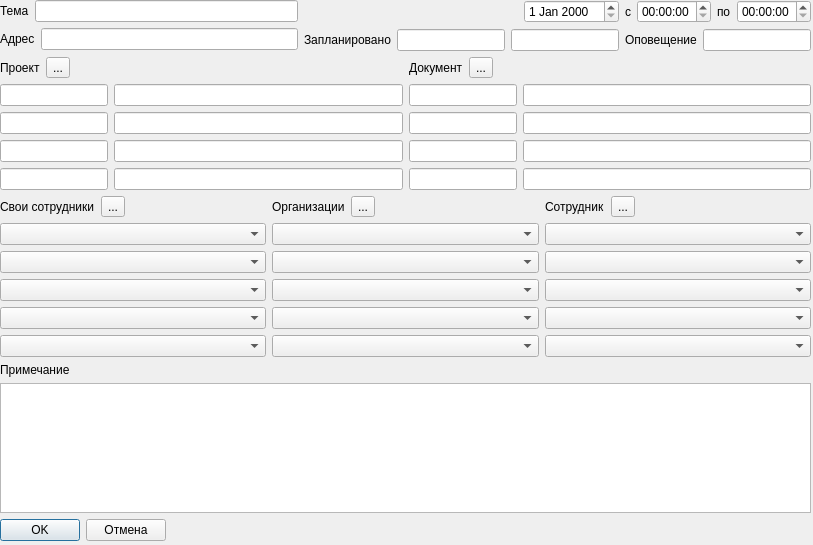
<?xml version="1.0" encoding="UTF-8"?>
<ui version="4.0">
 <class>NewMeeting</class>
 <widget class="QDialog" name="NewMeeting">
  <property name="geometry">
   <rect>
    <x>0</x>
    <y>0</y>
    <width>813</width>
    <height>545</height>
   </rect>
  </property>
  <property name="windowTitle">
   <string>Dialog</string>
  </property>
  <widget class="QWidget" name="verticalLayoutWidget_8">
   <property name="geometry">
    <rect>
     <x>0</x>
     <y>0</y>
     <width>811</width>
     <height>541</height>
    </rect>
   </property>
   <layout class="QVBoxLayout" name="verticalLayout_9">
    <item>
     <layout class="QHBoxLayout" name="horizontalLayout_11">
      <item>
       <layout class="QVBoxLayout" name="verticalLayout">
        <item>
         <layout class="QHBoxLayout" name="horizontalLayout">
          <item>
           <widget class="QLabel" name="label">
            <property name="text">
             <string>Тема</string>
            </property>
           </widget>
          </item>
          <item>
           <widget class="QLineEdit" name="le_subject"/>
          </item>
         </layout>
        </item>
        <item>
         <layout class="QHBoxLayout" name="horizontalLayout_2">
          <item>
           <widget class="QLabel" name="label_2">
            <property name="text">
             <string>Адрес</string>
            </property>
           </widget>
          </item>
          <item>
           <widget class="QLineEdit" name="le_address"/>
          </item>
         </layout>
        </item>
       </layout>
      </item>
      <item>
       <layout class="QVBoxLayout" name="verticalLayout_3">
        <item>
         <layout class="QHBoxLayout" name="horizontalLayout_3">
          <item>
           <spacer name="horizontalSpacer">
            <property name="orientation">
             <enum>Qt::Horizontal</enum>
            </property>
            <property name="sizeHint" stdset="0">
             <size>
              <width>40</width>
              <height>20</height>
             </size>
            </property>
           </spacer>
          </item>
          <item>
           <widget class="QDateEdit" name="de_currentdate"/>
          </item>
          <item>
           <widget class="QLabel" name="label_11">
            <property name="text">
             <string>с</string>
            </property>
           </widget>
          </item>
          <item>
           <widget class="QTimeEdit" name="timeEdit_begin"/>
          </item>
          <item>
           <widget class="QLabel" name="label_12">
            <property name="text">
             <string>по</string>
            </property>
           </widget>
          </item>
          <item>
           <widget class="QTimeEdit" name="timeEdit_end"/>
          </item>
         </layout>
        </item>
        <item>
         <layout class="QHBoxLayout" name="horizontalLayout_4">
          <item>
           <widget class="QLabel" name="label_9">
            <property name="text">
             <string>Запланировано</string>
            </property>
           </widget>
          </item>
          <item>
           <widget class="QLineEdit" name="le_whoPlanning">
            <property name="sizePolicy">
             <sizepolicy hsizetype="MinimumExpanding" vsizetype="Fixed">
              <horstretch>0</horstretch>
              <verstretch>0</verstretch>
             </sizepolicy>
            </property>
           </widget>
          </item>
          <item>
           <widget class="QLineEdit" name="le_DateTime">
            <property name="enabled">
             <bool>true</bool>
            </property>
            <property name="sizePolicy">
             <sizepolicy hsizetype="Expanding" vsizetype="Fixed">
              <horstretch>0</horstretch>
              <verstretch>0</verstretch>
             </sizepolicy>
            </property>
            <property name="minimumSize">
             <size>
              <width>0</width>
              <height>0</height>
             </size>
            </property>
           </widget>
          </item>
          <item>
           <widget class="QLabel" name="label_10">
            <property name="text">
             <string>Оповещение</string>
            </property>
           </widget>
          </item>
          <item>
           <widget class="QLineEdit" name="le_info"/>
          </item>
         </layout>
        </item>
       </layout>
      </item>
     </layout>
    </item>
    <item>
     <layout class="QHBoxLayout" name="horizontalLayout_12">
      <item>
       <layout class="QVBoxLayout" name="verticalLayout_4">
        <item>
         <layout class="QHBoxLayout" name="horizontalLayout_5">
          <item>
           <widget class="QLabel" name="label_8">
            <property name="text">
             <string>Проект</string>
            </property>
           </widget>
          </item>
          <item>
           <widget class="QToolButton" name="tB_Projects">
            <property name="text">
             <string>...</string>
            </property>
           </widget>
          </item>
          <item>
           <spacer name="horizontalSpacer_2">
            <property name="orientation">
             <enum>Qt::Horizontal</enum>
            </property>
            <property name="sizeHint" stdset="0">
             <size>
              <width>40</width>
              <height>20</height>
             </size>
            </property>
           </spacer>
          </item>
         </layout>
        </item>
        <item>
         <layout class="QHBoxLayout" name="horizontalLayout_14">
          <item>
           <widget class="QLineEdit" name="le_IdProjects">
            <property name="sizePolicy">
             <sizepolicy hsizetype="Maximum" vsizetype="Fixed">
              <horstretch>0</horstretch>
              <verstretch>0</verstretch>
             </sizepolicy>
            </property>
            <property name="maximumSize">
             <size>
              <width>16777215</width>
              <height>16777215</height>
             </size>
            </property>
            <property name="maxLength">
             <number>32767</number>
            </property>
           </widget>
          </item>
          <item>
           <widget class="QLineEdit" name="le_NameProjects">
            <property name="sizePolicy">
             <sizepolicy hsizetype="Minimum" vsizetype="Fixed">
              <horstretch>0</horstretch>
              <verstretch>0</verstretch>
             </sizepolicy>
            </property>
           </widget>
          </item>
         </layout>
        </item>
        <item>
         <layout class="QHBoxLayout" name="horizontalLayout_19">
          <item>
           <widget class="QLineEdit" name="le_IdProjects_2">
            <property name="sizePolicy">
             <sizepolicy hsizetype="Maximum" vsizetype="Fixed">
              <horstretch>0</horstretch>
              <verstretch>0</verstretch>
             </sizepolicy>
            </property>
            <property name="maximumSize">
             <size>
              <width>16777215</width>
              <height>16777215</height>
             </size>
            </property>
            <property name="maxLength">
             <number>32767</number>
            </property>
           </widget>
          </item>
          <item>
           <widget class="QLineEdit" name="le_NameProjects_2">
            <property name="sizePolicy">
             <sizepolicy hsizetype="Minimum" vsizetype="Fixed">
              <horstretch>0</horstretch>
              <verstretch>0</verstretch>
             </sizepolicy>
            </property>
           </widget>
          </item>
         </layout>
        </item>
        <item>
         <layout class="QHBoxLayout" name="horizontalLayout_20">
          <item>
           <widget class="QLineEdit" name="le_IdProjects_3">
            <property name="sizePolicy">
             <sizepolicy hsizetype="Maximum" vsizetype="Fixed">
              <horstretch>0</horstretch>
              <verstretch>0</verstretch>
             </sizepolicy>
            </property>
            <property name="maximumSize">
             <size>
              <width>16777215</width>
              <height>16777215</height>
             </size>
            </property>
            <property name="maxLength">
             <number>32767</number>
            </property>
           </widget>
          </item>
          <item>
           <widget class="QLineEdit" name="le_NameProjects_3">
            <property name="sizePolicy">
             <sizepolicy hsizetype="Minimum" vsizetype="Fixed">
              <horstretch>0</horstretch>
              <verstretch>0</verstretch>
             </sizepolicy>
            </property>
           </widget>
          </item>
         </layout>
        </item>
        <item>
         <layout class="QHBoxLayout" name="horizontalLayout_21">
          <item>
           <widget class="QLineEdit" name="le_IdProjects_4">
            <property name="sizePolicy">
             <sizepolicy hsizetype="Maximum" vsizetype="Fixed">
              <horstretch>0</horstretch>
              <verstretch>0</verstretch>
             </sizepolicy>
            </property>
            <property name="maximumSize">
             <size>
              <width>16777215</width>
              <height>16777215</height>
             </size>
            </property>
            <property name="maxLength">
             <number>32767</number>
            </property>
           </widget>
          </item>
          <item>
           <widget class="QLineEdit" name="le_NameProjects_4">
            <property name="sizePolicy">
             <sizepolicy hsizetype="Minimum" vsizetype="Fixed">
              <horstretch>0</horstretch>
              <verstretch>0</verstretch>
             </sizepolicy>
            </property>
           </widget>
          </item>
         </layout>
        </item>
       </layout>
      </item>
      <item>
       <layout class="QVBoxLayout" name="verticalLayout_5">
        <item>
         <layout class="QHBoxLayout" name="horizontalLayout_6">
          <item>
           <widget class="QLabel" name="label_7">
            <property name="text">
             <string>Документ</string>
            </property>
           </widget>
          </item>
          <item>
           <widget class="QToolButton" name="tB_Contracts">
            <property name="text">
             <string>...</string>
            </property>
           </widget>
          </item>
          <item>
           <spacer name="horizontalSpacer_3">
            <property name="orientation">
             <enum>Qt::Horizontal</enum>
            </property>
            <property name="sizeHint" stdset="0">
             <size>
              <width>40</width>
              <height>20</height>
             </size>
            </property>
           </spacer>
          </item>
         </layout>
        </item>
        <item>
         <layout class="QHBoxLayout" name="horizontalLayout_15">
          <item>
           <widget class="QLineEdit" name="le_IdContracts">
            <property name="sizePolicy">
             <sizepolicy hsizetype="Maximum" vsizetype="Fixed">
              <horstretch>0</horstretch>
              <verstretch>0</verstretch>
             </sizepolicy>
            </property>
           </widget>
          </item>
          <item>
           <widget class="QLineEdit" name="le_NameContracts">
            <property name="sizePolicy">
             <sizepolicy hsizetype="MinimumExpanding" vsizetype="Fixed">
              <horstretch>0</horstretch>
              <verstretch>0</verstretch>
             </sizepolicy>
            </property>
           </widget>
          </item>
         </layout>
        </item>
        <item>
         <layout class="QHBoxLayout" name="horizontalLayout_17">
          <item>
           <widget class="QLineEdit" name="le_IdContracts2">
            <property name="sizePolicy">
             <sizepolicy hsizetype="Maximum" vsizetype="Fixed">
              <horstretch>0</horstretch>
              <verstretch>0</verstretch>
             </sizepolicy>
            </property>
           </widget>
          </item>
          <item>
           <widget class="QLineEdit" name="le_NameContracts2">
            <property name="sizePolicy">
             <sizepolicy hsizetype="MinimumExpanding" vsizetype="Fixed">
              <horstretch>0</horstretch>
              <verstretch>0</verstretch>
             </sizepolicy>
            </property>
           </widget>
          </item>
         </layout>
        </item>
        <item>
         <layout class="QHBoxLayout" name="horizontalLayout_18">
          <item>
           <widget class="QLineEdit" name="le_IdContracts3">
            <property name="sizePolicy">
             <sizepolicy hsizetype="Maximum" vsizetype="Fixed">
              <horstretch>0</horstretch>
              <verstretch>0</verstretch>
             </sizepolicy>
            </property>
           </widget>
          </item>
          <item>
           <widget class="QLineEdit" name="le_NameContracts3">
            <property name="sizePolicy">
             <sizepolicy hsizetype="MinimumExpanding" vsizetype="Fixed">
              <horstretch>0</horstretch>
              <verstretch>0</verstretch>
             </sizepolicy>
            </property>
           </widget>
          </item>
         </layout>
        </item>
        <item>
         <layout class="QHBoxLayout" name="horizontalLayout_16">
          <item>
           <widget class="QLineEdit" name="le_IdContracts4">
            <property name="sizePolicy">
             <sizepolicy hsizetype="Maximum" vsizetype="Fixed">
              <horstretch>0</horstretch>
              <verstretch>0</verstretch>
             </sizepolicy>
            </property>
           </widget>
          </item>
          <item>
           <widget class="QLineEdit" name="le_NameContracts4">
            <property name="sizePolicy">
             <sizepolicy hsizetype="MinimumExpanding" vsizetype="Fixed">
              <horstretch>0</horstretch>
              <verstretch>0</verstretch>
             </sizepolicy>
            </property>
           </widget>
          </item>
         </layout>
        </item>
       </layout>
      </item>
     </layout>
    </item>
    <item>
     <layout class="QHBoxLayout" name="horizontalLayout_13">
      <item>
       <layout class="QVBoxLayout" name="verticalLayout_6">
        <item>
         <layout class="QHBoxLayout" name="horizontalLayout_8">
          <item>
           <widget class="QLabel" name="label_4">
            <property name="text">
             <string>Свои сотрудники</string>
            </property>
           </widget>
          </item>
          <item>
           <widget class="QToolButton" name="tb_native_users">
            <property name="text">
             <string>...</string>
            </property>
           </widget>
          </item>
          <item>
           <spacer name="horizontalSpacer_4">
            <property name="orientation">
             <enum>Qt::Horizontal</enum>
            </property>
            <property name="sizeHint" stdset="0">
             <size>
              <width>40</width>
              <height>20</height>
             </size>
            </property>
           </spacer>
          </item>
         </layout>
        </item>
        <item>
         <widget class="QComboBox" name="cb_native_users1"/>
        </item>
        <item>
         <widget class="QComboBox" name="cb_native_users2"/>
        </item>
        <item>
         <widget class="QComboBox" name="cb_native_users3"/>
        </item>
        <item>
         <widget class="QComboBox" name="cb_native_users4"/>
        </item>
        <item>
         <widget class="QComboBox" name="cb_native_users5"/>
        </item>
       </layout>
      </item>
      <item>
       <layout class="QVBoxLayout" name="verticalLayout_7">
        <item>
         <layout class="QHBoxLayout" name="horizontalLayout_9">
          <item>
           <widget class="QLabel" name="label_5">
            <property name="text">
             <string>Организации</string>
            </property>
           </widget>
          </item>
          <item>
           <widget class="QToolButton" name="toolButton_4">
            <property name="text">
             <string>...</string>
            </property>
           </widget>
          </item>
          <item>
           <spacer name="horizontalSpacer_5">
            <property name="orientation">
             <enum>Qt::Horizontal</enum>
            </property>
            <property name="sizeHint" stdset="0">
             <size>
              <width>40</width>
              <height>20</height>
             </size>
            </property>
           </spacer>
          </item>
         </layout>
        </item>
        <item>
         <widget class="QComboBox" name="cb_Customers1"/>
        </item>
        <item>
         <widget class="QComboBox" name="cb_Customers2"/>
        </item>
        <item>
         <widget class="QComboBox" name="cb_Customers3"/>
        </item>
        <item>
         <widget class="QComboBox" name="cb_Customers4"/>
        </item>
        <item>
         <widget class="QComboBox" name="cb_Customers5"/>
        </item>
       </layout>
      </item>
      <item>
       <layout class="QVBoxLayout" name="verticalLayout_8">
        <item>
         <layout class="QHBoxLayout" name="horizontalLayout_10">
          <item>
           <widget class="QLabel" name="label_6">
            <property name="text">
             <string>Сотрудник</string>
            </property>
           </widget>
          </item>
          <item>
           <widget class="QToolButton" name="toolButton_5">
            <property name="text">
             <string>...</string>
            </property>
           </widget>
          </item>
          <item>
           <spacer name="horizontalSpacer_6">
            <property name="orientation">
             <enum>Qt::Horizontal</enum>
            </property>
            <property name="sizeHint" stdset="0">
             <size>
              <width>40</width>
              <height>20</height>
             </size>
            </property>
           </spacer>
          </item>
         </layout>
        </item>
        <item>
         <widget class="QComboBox" name="cb_other_users1"/>
        </item>
        <item>
         <widget class="QComboBox" name="cb_other_users2"/>
        </item>
        <item>
         <widget class="QComboBox" name="cb_other_users3"/>
        </item>
        <item>
         <widget class="QComboBox" name="cb_other_users4"/>
        </item>
        <item>
         <widget class="QComboBox" name="cb_other_users5"/>
        </item>
       </layout>
      </item>
     </layout>
    </item>
    <item>
     <widget class="QLabel" name="label_3">
      <property name="text">
       <string>Примечание</string>
      </property>
     </widget>
    </item>
    <item>
     <widget class="QTextEdit" name="te_apendix"/>
    </item>
    <item>
     <layout class="QHBoxLayout" name="horizontalLayout_7">
      <item>
       <widget class="QPushButton" name="btn_OK">
        <property name="text">
         <string>OK</string>
        </property>
       </widget>
      </item>
      <item>
       <widget class="QPushButton" name="btn_Cancel">
        <property name="text">
         <string>Отмена</string>
        </property>
       </widget>
      </item>
      <item>
       <spacer name="horizontalSpacer_7">
        <property name="orientation">
         <enum>Qt::Horizontal</enum>
        </property>
        <property name="sizeHint" stdset="0">
         <size>
          <width>40</width>
          <height>20</height>
         </size>
        </property>
       </spacer>
      </item>
     </layout>
    </item>
   </layout>
  </widget>
 </widget>
 <resources/>
 <connections/>
</ui>
